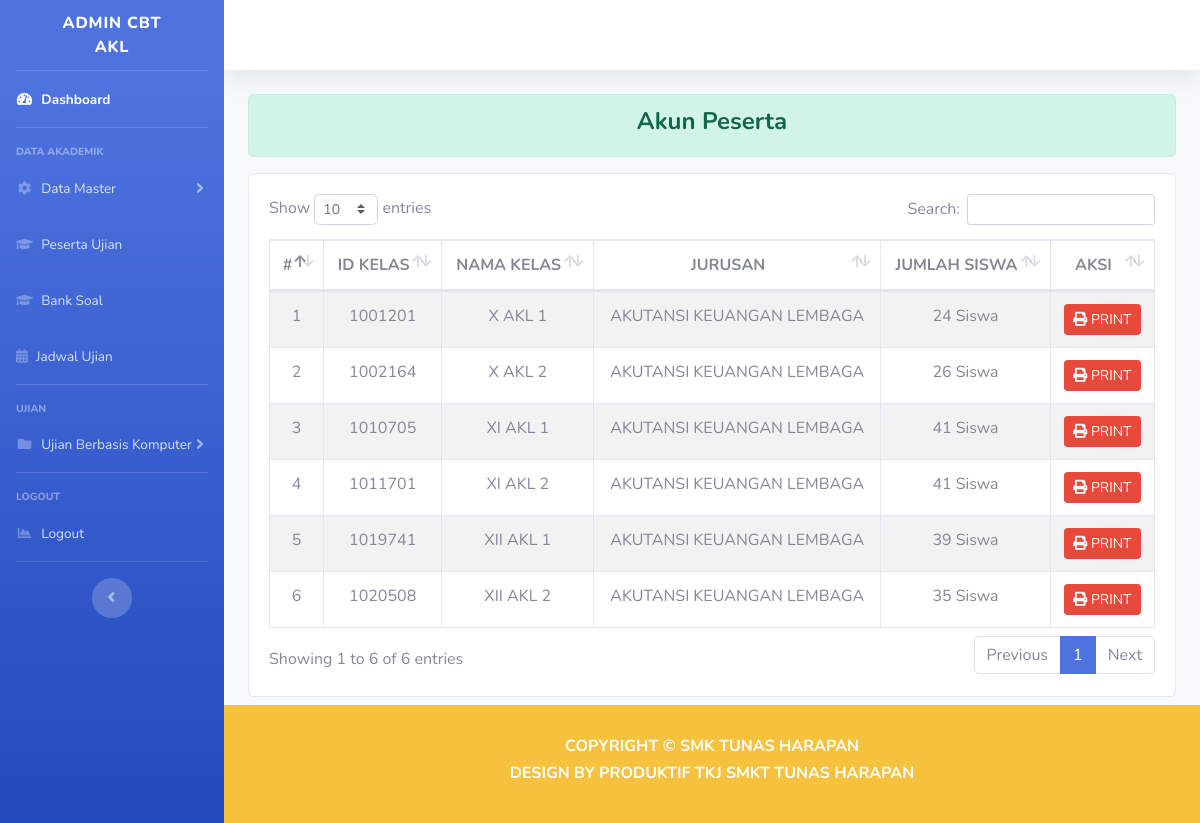
The page /index.php/dashboard_akl/akun_peserta on the database its author committed.
### tables this page shows
CREATE TABLE `a_kelas` (
  `id` int(11) NOT NULL,
  `kode` varchar(8) NOT NULL,
  `kelas` varchar(128) NOT NULL
);

### application/controllers/Dashboard_akl.php (called while the page is built, shortened)
<?php
class Dashboard_akl extends CI_Controller
{
    function __construct()
    {
        $this->load->model('Model_jurusan');
    }
    public function akun_peserta()
    {
        $isi['akun_peserta'] = $this->Model_siswa->dataAkunPesertaAKL();
        $isi['content'] = 'AKL/Ujian/tampilan_akun_peserta';
        $this->load->view('AKL/templates/header');
        $this->load->view('AKL/tampilan_dashboard', $isi);
        $this->load->view('AKL/templates/footer');
    }
}

### index.php (called while the page is built, shortened)
<?php
require_once BASEPATH.'core/CodeIgniter.php';

### application/models/Model_siswa.php (called while the page is built, shortened)
<?php
class Model_siswa extends CI_Model
{
    public function dataAkunPesertaAKL()
    {
        $sql = "SELECT a_kelas.id,a_kelas.kelas,a_jurusan.jurusan,COUNT(a_siswa.nama_siswa) AS jumlah_siswa FROM `a_siswa`
                INNER JOIN a_kelas
                ON a_siswa.kelas=a_kelas.id
                INNER JOIN a_jurusan
                ON a_kelas.kode=a_jurusan.kode
                WHERE a_kelas.kode='AKL'
                GROUP BY a_kelas.kelas;";
        $query = $this->db->query($sql);
        return $query->result_array();
    }
}

### application/views/AKL/Ujian/tampilan_akun_peserta.php (the view)
<div class="alert alert-success" role="alert">
    <h4 class="text-center font-weight-bold">Akun Peserta</h4>
</div>
<div class="row mb-2 mt-2">
    <div class="col-md">
        <div class="card">
            <div class="card-body">
                <div class="table-responsive">
                    <table class="table table-striped table-bordered" id="dataTable" width="100%" cellspacing="0">
                        <thead class="text-center text-uppercase">
                            <tr>
                                <th>#</th>
                                <th>ID Kelas</th>
                                <th>Nama Kelas</th>
                                <th>Jurusan</th>
                                <th>Jumlah Siswa</th>
                                <th>Aksi</th>
                            </tr>
                        </thead>
                        <tbody class="text-center">
                            <tr>
                                <?php
                                   $no = 1;
                                   foreach ($akun_peserta as $row) {
                                   ?>
                                    <td><?php echo $no++; ?></td>
                                    <td><?= $row['id']; ?></td>
                                    <td><?= $row['kelas']; ?></td>
                                    <td><?= $row['jurusan']; ?></td>
                                    <td><?= $row['jumlah_siswa']; ?> Siswa</td>
                                    <td class="text-center text-weight font-weight-bold"><a class="btn btn-danger btn-sm" href="<?= base_url() ?>Dashboard/print_akun_peserta/<?= $row['id'] ?>"> <i class="fas fa-print"></i> PRINT</a></td>
                            </tr>
                        <?php } ?>
                        </tbody>
                    </table>
                </div>
            </div>
        </div>
    </div>
</div>

### rows shown on the page
a_kelas: id "1001201", kelas "X AKL 1", jurusan "AKUTANSI KEUANGAN LEMBAGA", jumlah_siswa "24"
a_kelas: id "1002164", kelas "X AKL 2", jurusan "AKUTANSI KEUANGAN LEMBAGA", jumlah_siswa "26"
a_kelas: id "1010705", kelas "XI AKL 1", jurusan "AKUTANSI KEUANGAN LEMBAGA", jumlah_siswa "41"
a_kelas: id "1011701", kelas "XI AKL 2", jurusan "AKUTANSI KEUANGAN LEMBAGA", jumlah_siswa "41"
a_kelas: id "1019741", kelas "XII AKL 1", jurusan "AKUTANSI KEUANGAN LEMBAGA", jumlah_siswa "39"
a_kelas: id "1020508", kelas "XII AKL 2", jurusan "AKUTANSI KEUANGAN LEMBAGA", jumlah_siswa "35"
